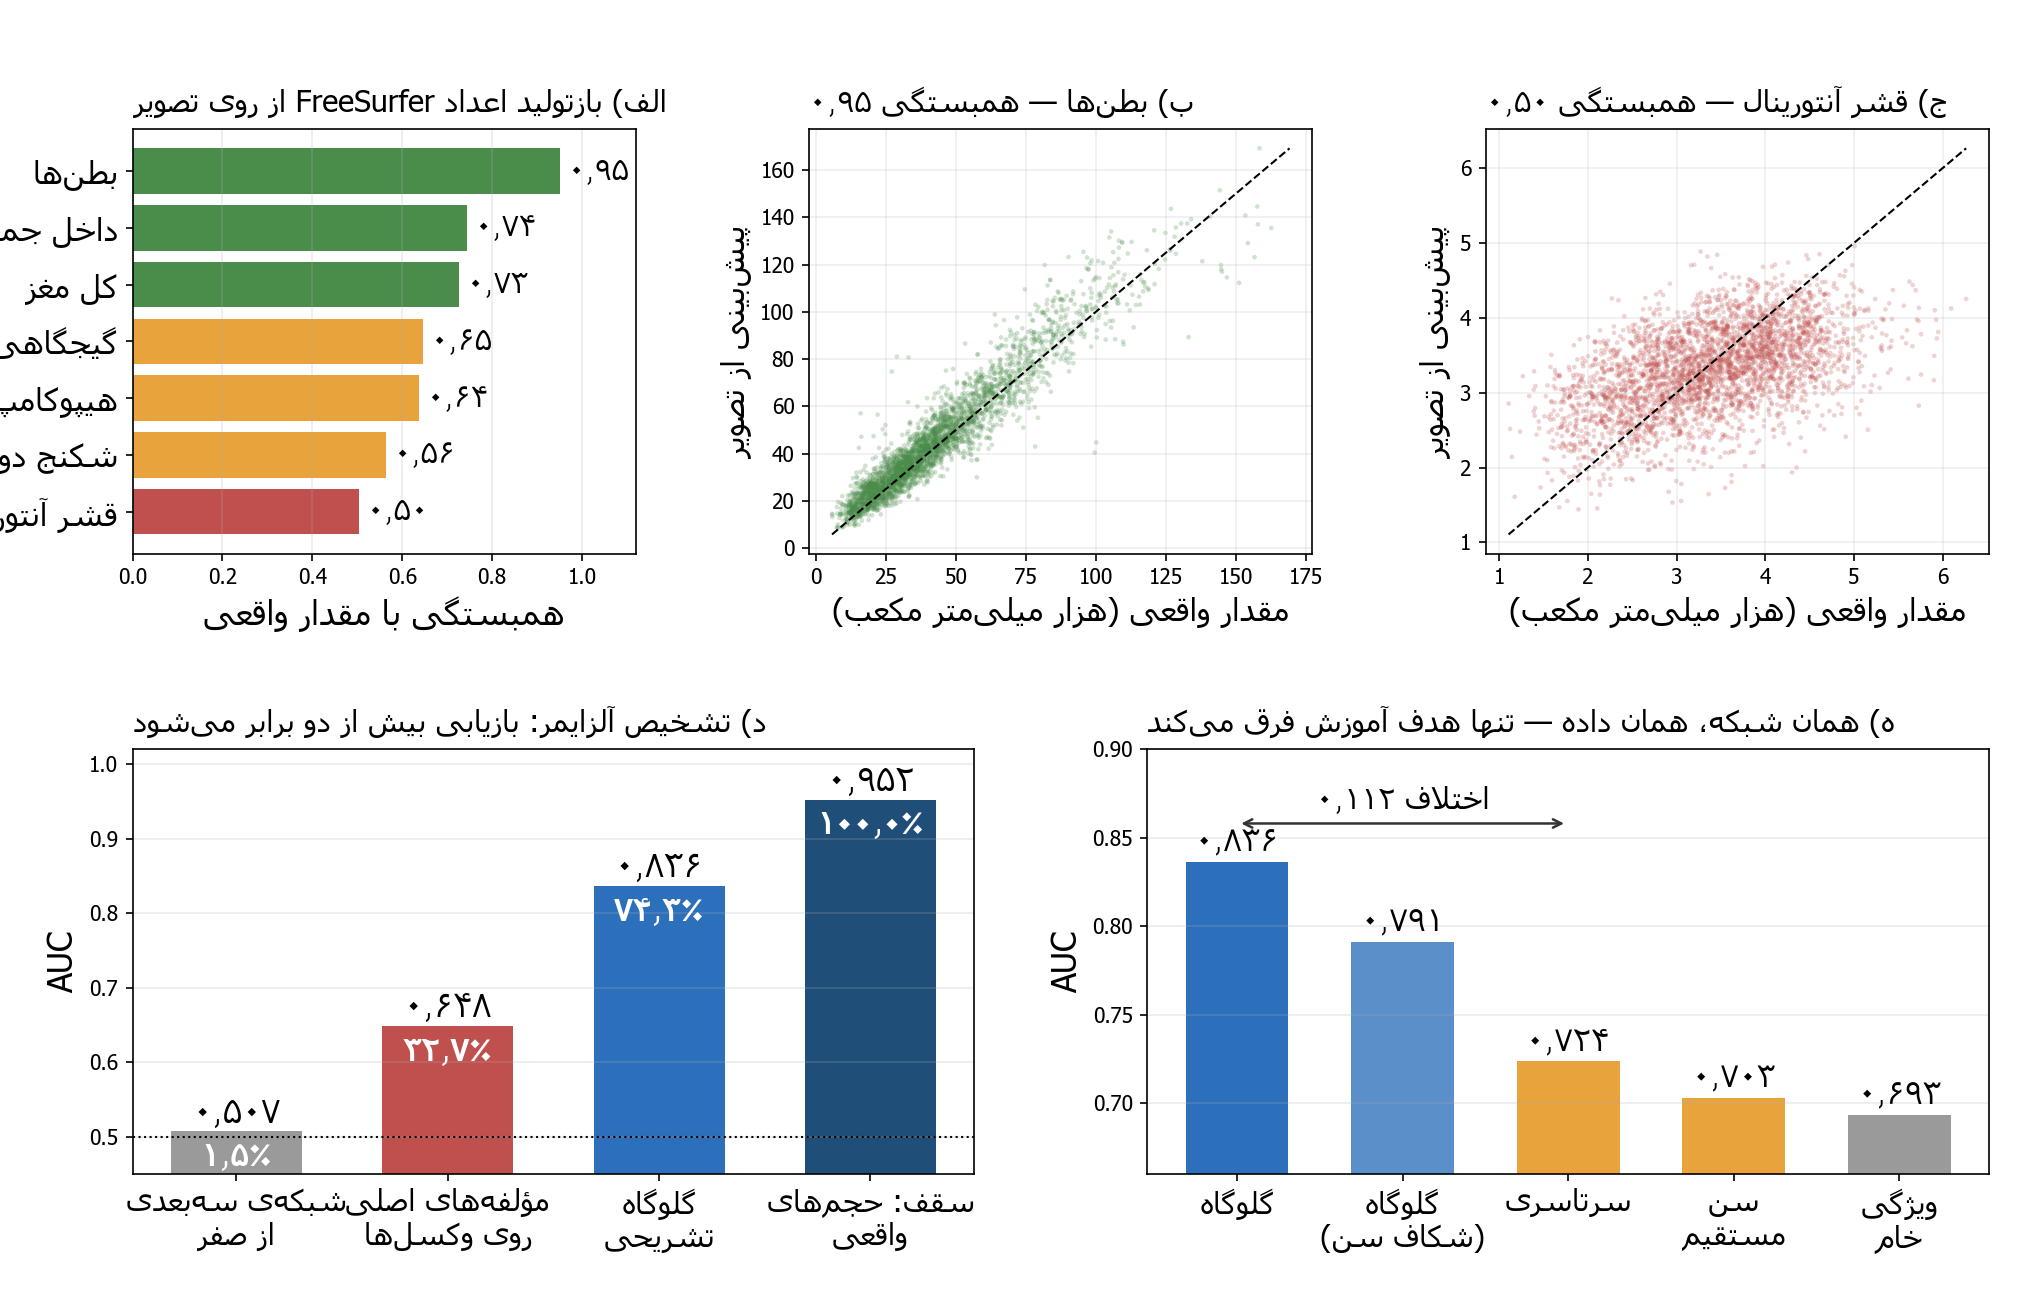

Write Python code to recreate this figure.
#!/usr/bin/env python
# -*- coding: utf-8 -*-
"""
Figure 2 for Report 4, section 4: the anatomical bottleneck.

Five panels, built from the final run (phase3 / E31) rather than the earlier
E27 numbers, so the figure and the text agree.

  A  how well each FreeSurfer number is reproduced from the image
  B  the best case (ventricles) as a scatter
  C  the worst case (entorhinal) as a scatter - and the one that matters
     clinically, which is why it is shown rather than summarised
  D  the recovery ladder on AD vs CN
  E  four routes from pixels, identical backbone and data, differing only in
     what the network is asked to predict

Labels are Persian (reshaped + bidi) to match the report.
"""

import os

import arabic_reshaper
import matplotlib
matplotlib.use("Agg")
import matplotlib.pyplot as plt
import numpy as np
from bidi.algorithm import get_display

BASE = r"C:\Users\Sibetalaee\Desktop\PhD\Brain Age Estimation"
NPZ = os.path.join(BASE, "kaggle", "brainage_phase3", "out", "phase3.npz")
OUT = os.path.join(BASE, "pilot")

TG = ["Hippocampus", "Entorhinal", "Fusiform", "MidTemp", "Ventricles",
      "WholeBrain", "ICV"]
FA = {"Hippocampus": "هیپوکامپ", "Entorhinal": "قشر آنتورینال",
      "Fusiform": "شکنج دوکی", "MidTemp": "گیجگاهی میانی",
      "Ventricles": "بطن‌ها", "WholeBrain": "کل مغز", "ICV": "داخل جمجمه"}

BLUE, RED, GREEN, GREY, ORANGE = "#2c6fbb", "#c0504d", "#4a8c4a", "#9a9a9a", "#e8a33d"
CEIL = 0.952
PD = str.maketrans("0123456789", "۰۱۲۳۴۵۶۷۸۹")
plt.rcParams["font.family"] = "Tahoma"


def fa(t):
    return get_display(arabic_reshaper.reshape(str(t)))


def num(x, d=3):
    """Latin digits read left-to-right inside Persian text, so numbers are
    converted explicitly rather than left for the bidi algorithm to place."""
    return f"{x:.{d}f}".translate(PD).replace(".", "٫")


def main():
    z = np.load(NPZ, allow_pickle=True)
    P, T = z["pred"], z["true"]
    r = np.array([np.corrcoef(P[:, j], T[:, j])[0, 1] for j in range(len(TG))])

    fig = plt.figure(figsize=(13.6, 8.6))
    gs = fig.add_gridspec(2, 6, hspace=0.46, wspace=1.05,
                          left=0.065, right=0.975, top=0.90, bottom=0.09)

    # ---- A: per-region agreement
    ax = fig.add_subplot(gs[0, :2])
    o = np.argsort(r)
    cols = [GREEN if v > .70 else (ORANGE if v > .55 else RED) for v in r[o]]
    ax.barh(range(len(TG)), r[o], color=cols)
    ax.set_yticks(range(len(TG)))
    ax.set_yticklabels([fa(FA[TG[i]]) for i in o], fontsize=15.3)
    for i, v in enumerate(r[o]):
        ax.text(v + .015, i, num(v, 2), va="center", fontsize=14.4)
    ax.set_xlim(0, 1.12)
    ax.set_xlabel(fa("همبستگی با مقدار واقعی"), fontsize=16.1)
    ax.grid(axis="x", alpha=.25)
    ax.set_title(fa("الف) بازتولید اعداد FreeSurfer از روی تصویر"),
                 fontsize=14.5, loc="left", pad=8)

    # ---- B, C: best and worst, as scatters
    for n, (name, col, lab) in enumerate(
            [("Ventricles", GREEN, "ب"), ("Entorhinal", RED, "ج")]):
        j = TG.index(name)
        ax = fig.add_subplot(gs[0, 2 + 2 * n: 4 + 2 * n])
        ax.scatter(T[:, j] / 1e3, P[:, j] / 1e3, s=5, alpha=.25, color=col,
                   edgecolors="none")
        lo = min(T[:, j].min(), P[:, j].min()) / 1e3
        hi = max(T[:, j].max(), P[:, j].max()) / 1e3
        ax.plot([lo, hi], [lo, hi], "k--", lw=1)
        ax.set_xlabel(fa("مقدار واقعی (هزار میلی‌متر مکعب)"), fontsize=15.3)
        ax.set_ylabel(fa("پیش‌بینی از تصویر"), fontsize=15.3)
        ax.grid(alpha=.2)
        ax.set_title(fa(f"{lab}) {FA[name]} — همبستگی {num(r[j], 2)}"),
                     fontsize=14.5, loc="left", pad=8)

    # ---- D: the recovery ladder
    ax = fig.add_subplot(gs[1, :3])
    # A Latin token at the START of a Persian string is placed at the wrong end
    # by the bidi algorithm ("PCA وکسلی" reads back as "وکسلی PCA"), so this
    # label is written in Persian throughout.
    names = ["شبکه‌ی سه‌بعدی\nاز صفر", "مؤلفه‌های اصلی\nروی وکسل‌ها",
             "گلوگاه\nتشریحی", "سقف: حجم‌های\nواقعی"]
    vals = [0.507, 0.648, 0.836, CEIL]
    cols = [GREY, RED, BLUE, "#1f4e79"]
    ax.bar(range(4), vals, color=cols, width=.62)
    for i, v in enumerate(vals):
        pct = 100 * (v - .5) / (CEIL - .5)
        ax.text(i, v + .012, num(v), ha="center", fontsize=16.1)
        ax.text(i, v - .045, fa(f"{num(pct,1)}٪"), ha="center", fontsize=14.4,
                color="white", fontweight="bold")
    ax.axhline(.5, color="k", ls=":", lw=1)
    ax.set_xticks(range(4))
    ax.set_xticklabels([fa(n) for n in names], fontsize=14.4)
    ax.set_ylim(.45, 1.02)
    ax.set_ylabel("AUC", fontsize=16.1)
    ax.grid(axis="y", alpha=.25)
    ax.set_title(fa("د) تشخیص آلزایمر: بازیابی بیش از دو برابر می‌شود"),
                 fontsize=14.5, loc="left", pad=8)

    # ---- E: four routes, same backbone and data
    ax = fig.add_subplot(gs[1, 3:])
    routes = ["گلوگاه", "گلوگاه\n(شکاف سن)", "سرتاسری", "سن\nمستقیم",
              "ویژگی\nخام"]
    rv = [0.836, 0.791, 0.724, 0.703, 0.693]
    rc = [BLUE, "#5a8fc9", ORANGE, ORANGE, GREY]
    ax.bar(range(5), rv, color=rc, width=.62)
    for i, v in enumerate(rv):
        ax.text(i, v + .006, num(v), ha="center", fontsize=15.3)
    ax.annotate("", xy=(0, .858), xytext=(2, .858),
                arrowprops=dict(arrowstyle="<->", color="#333", lw=1.2))
    ax.text(1, .866, fa(f"اختلاف {num(0.112)}"), ha="center", fontsize=14.4)
    ax.set_xticks(range(5))
    ax.set_xticklabels([fa(n) for n in routes], fontsize=14.4)
    ax.set_ylim(.66, .90)
    ax.set_ylabel("AUC", fontsize=16.1)
    ax.grid(axis="y", alpha=.25)
    ax.set_title(fa("ه) همان شبکه، همان داده — تنها هدف آموزش فرق می‌کند"),
                 fontsize=14.5, loc="left", pad=8)

    p = os.path.join(OUT, "fig21_bottleneck_fa.png")
    fig.savefig(p, dpi=150, facecolor="white")
    print("saved ->", p)
    for j, t in enumerate(TG):
        print(f"  {t:14s} r = {r[j]:.3f}")
    print(f"  mean r = {r.mean():.3f}")


if __name__ == "__main__":
    main()
